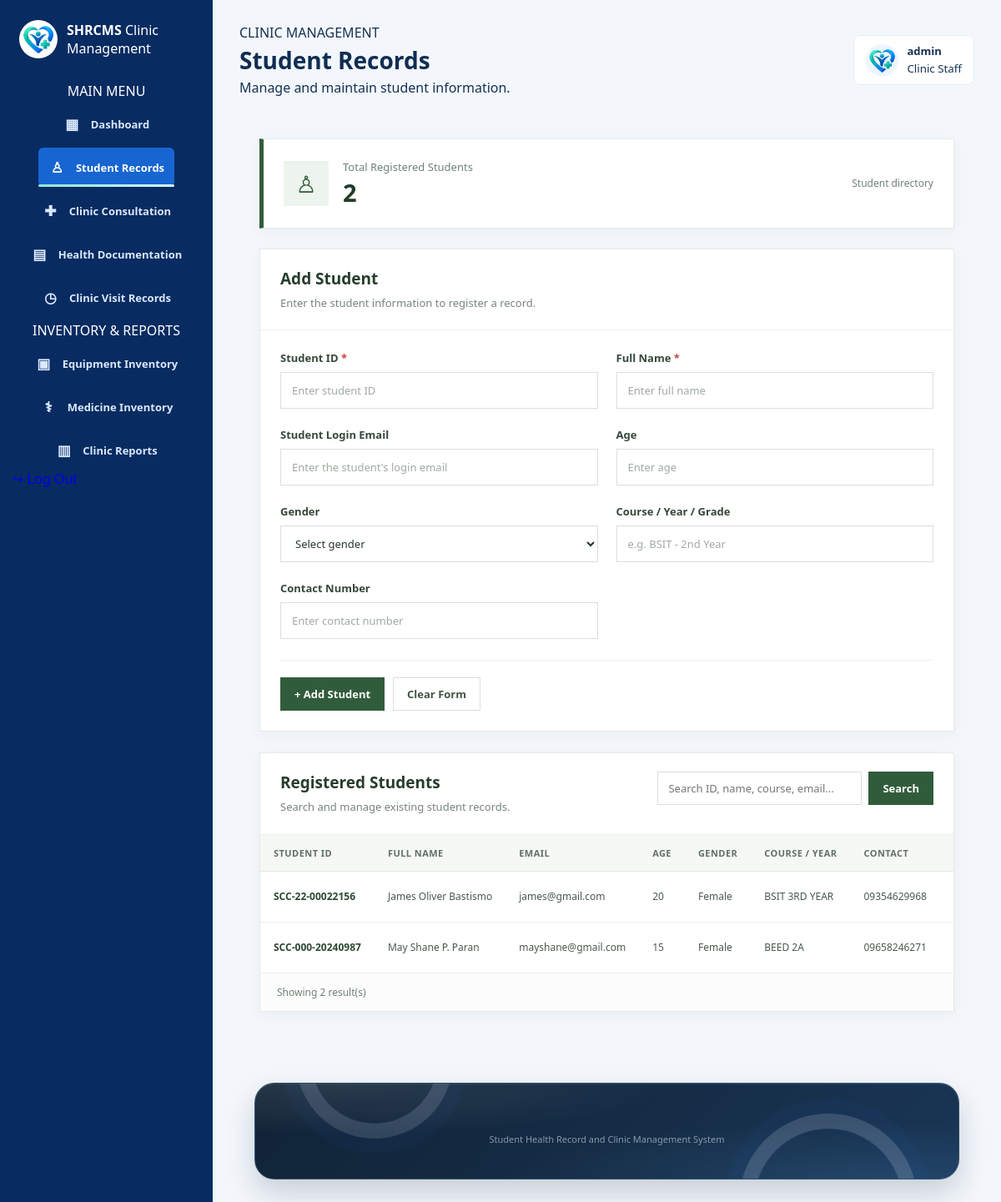
Screenshot of /php/staff/student_records.php (signed in) with the database file from the repository.
### tables this page shows
CREATE TABLE `students` (
  `id` int(11) NOT NULL,
  `student_id_no` varchar(50) NOT NULL,
  `fullname` varchar(100) NOT NULL,
  `age` int(11) DEFAULT NULL,
  `gender` varchar(20) DEFAULT NULL,
  `course_year` varchar(50) DEFAULT NULL,
  `contact` varchar(20) DEFAULT NULL,
  `created_at` timestamp NOT NULL DEFAULT current_timestamp(),
  `user_id` int(11) DEFAULT NULL,
  `email` varchar(100) DEFAULT NULL
);

### php/staff/student_records.php (the view, shortened to what this page needs)
<?php
require_once __DIR__ . '/../db.php';
$conn->set_charset('utf8mb4');
$username = $_SESSION['admin_username'] ?? 'Clinic Staff';
function e($value): string
{
    return htmlspecialchars(
        (string)($value ?? ''),
        ENT_QUOTES,
        'UTF-8'
    );
}
$search = trim((string)($_GET['search'] ?? ''));
$editingStudent = null;
$sql = 'SELECT id, student_id_no, fullname, age, gender,
               course_year, contact, email, created_at
        FROM students';
if ($search !== '') {
    $sql .= ' WHERE student_id_no LIKE ?
              OR fullname LIKE ?
              OR course_year LIKE ?
              OR contact LIKE ?
              OR email LIKE ?';
    $term = '%' . $search . '%';
    $stmt = $conn->prepare($sql . ' ORDER BY fullname ASC');
    $stmt->bind_param(
        'sssss',
        $term,
        $term,
        $term,
        $term,
        $term
    );
} else {
    $stmt = $conn->prepare($sql . ' ORDER BY fullname ASC');
}
$stmt->execute();
$students = $stmt->get_result();
$countResult = $conn->query(
    'SELECT COUNT(*) AS total FROM students'
);
$totalStudents = (int)($countResult->fetch_assoc()['total'] ?? 0);
?>
<!DOCTYPE html>
<html lang="en">
<head>
    <link rel="stylesheet" href="../../css/style.css">
    <link rel="stylesheet" href="../../css/staff-dashboard.css">
    <link rel="stylesheet" href="../../css/student-records.css">
</head>
<body class="staff-dashboard-body">
<aside class="staff-sidebar">
    <div class="staff-brand">
        <img src="../../image/logo2.png" alt="SHRCMS Logo">
        <div>
            <strong>SHRCMS</strong>
            <span>Clinic Management</span>
        </div>
    </div>
    <nav class="staff-nav">
        <p class="staff-nav-label">MAIN MENU</p>
        <a href="staff_dashboard.php"><span>▦</span> Dashboard</a>
        <a href="student_records.php" class="active"><span>♙</span> Student Records</a>
        <a href="clinic_consultation.php"><span>✚</span> Clinic Consultation</a>
        <a href="health_documentation.php"><span>▤</span> Health Documentation</a>
        <a href="clinic_visit_records.php"><span>◷</span> Clinic Visit Records</a>
        <p class="staff-nav-label">INVENTORY &amp; REPORTS</p>
        <a href="equipment_inventory.php"><span>▣</span> Equipment Inventory</a>
        <a href="medicine_inventory.php"><span>⚕</span> Medicine Inventory</a>
        <a href="clinic_reports.php"><span>▥</span> Clinic Reports</a>
    </nav>
    <a href="../logout.php" class="staff-logout"
       onclick="return confirm('Are you sure you want to log out?');">
    </a>
</aside>
<main class="staff-main">
    <header class="staff-header">
        <div>
            <p class="staff-eyebrow">CLINIC MANAGEMENT</p>
            <h1>Student Records</h1>
            <p class="staff-header-subtitle">
                Manage and maintain student information.
            </p>
        </div>
        <div class="staff-user">
            <img src="../../image/logo2.png" alt="Staff profile">
            <div>
                <strong><?= e($username) ?></strong>
                <small>Clinic Staff</small>
            </div>
        </div>
    </header>
    <section class="student-records-content">
        <div class="sr-summary">
            <div>
                <span class="sr-summary-icon">♙</span>
                <div>
                    <p>Total Registered Students</p>
                    <h2><?= number_format($totalStudents) ?></h2>
                </div>
            </div>
            <span class="sr-summary-note">Student directory</span>
        </div>
        <section class="sr-panel" id="student-form">
            <div class="sr-panel-heading">
                <div>
                    <h2><?= $editingStudent ? 'Edit Student' : 'Add Student' ?></h2>
                    <p>
                        <?= $editingStudent
                            ? 'Update the student information below.'
                            : 'Enter the student information to register a record.' ?>
                    </p>
                </div>
            </div>
            <form method="POST" action="student_records.php" class="sr-form">
                <div class="sr-form-grid">
                    <div class="sr-field">
                        <label for="student_id_no">Student ID <span>*</span></label>
                        <input type="text" id="student_id_no"
                               name="student_id_no" maxlength="50" required
                               value="<?= e($editingStudent['student_id_no'] ?? '') ?>"
                               placeholder="Enter student ID">
                    </div>
                    <div class="sr-field">
                        <label for="fullname">Full Name <span>*</span></label>
                        <input type="text" id="fullname" name="fullname"
                               maxlength="100" required
                               value="<?= e($editingStudent['fullname'] ?? '') ?>"
                               placeholder="Enter full name">
                    </div>
                    <div class="sr-field">
                        <label for="email">Student Login Email</label>
                        <input type="email" id="email" name="email"
                               maxlength="100"
                               value="<?= e($editingStudent['email'] ?? '') ?>"
                               placeholder="Enter the student's login email">
                    </div>
                    <div class="sr-field">
                        <label for="age">Age</label>
                        <input type="number" id="age" name="age"
                               min="1" max="120"
                               value="<?= e($editingStudent['age'] ?? '') ?>"
                               placeholder="Enter age">
                    </div>
                    <div class="sr-field">
                        <label for="gender">Gender</label>
                        <select id="gender" name="gender">
                            <option value="">Select gender</option>
                        </select>
                    </div>
                    <div class="sr-field">
                        <label for="course_year">Course / Year / Grade</label>
                        <input type="text" id="course_year" name="course_year"
                               maxlength="50"
                               value="<?= e($editingStudent['course_year'] ?? '') ?>"
                               placeholder="e.g. BSIT - 2nd Year">
                    </div>
                    <div class="sr-field">
                        <label for="contact">Contact Number</label>
                        <input type="text" id="contact" name="contact"
                               maxlength="20"
                               value="<?= e($editingStudent['contact'] ?? '') ?>"
                               placeholder="Enter contact number">
                    </div>
                </div>
                <div class="sr-form-actions">
                    <button type="submit" class="sr-button sr-button-primary">
                        <?= $editingStudent ? 'Save Changes' : '+ Add Student' ?>
                    </button>
                    <?php if (!$editingStudent): ?>
                        <button type="reset" class="sr-button sr-button-light">
                            Clear Form
                        </button>
                    <?php endif; ?>
                </div>
            </form>
        </section>
        <section class="sr-panel sr-list-panel">
            <div class="sr-panel-heading sr-list-heading">
                <div>
                    <h2>Registered Students</h2>
                    <p>Search and manage existing student records.</p>
                </div>
                <form class="sr-search" method="GET"
                      action="student_records.php">
                    <input type="search" name="search"
                           value="<?= e($search) ?>"
                           placeholder="Search ID, name, course, email..."
                           aria-label="Search students">
                    <button class="sr-button sr-button-primary" type="submit">
                        Search
                    </button>
                </form>
            </div>
            <div class="sr-table-wrap">
                <table class="sr-table">
                    <thead>
                        <tr>
                            <th>Student ID</th>
                            <th>Full Name</th>
                            <th>Email</th>
                            <th>Age</th>
                            <th>Gender</th>
                            <th>Course / Year</th>
                            <th>Contact</th>
                            <th>Registered</th>
                        </tr>
                    </thead>
                    <tbody>
                    <?php if ($students->num_rows > 0): ?>
                        <?php while ($student = $students->fetch_assoc()): ?>
                            <tr>
                                <td>
                                    <strong><?= e($student['student_id_no']) ?></strong>
                                </td>
                                <td><?= e($student['fullname']) ?></td>
                                <td><?= e($student['email'] ?: 'Not set') ?></td>
                                <td>
                                    <?= $student['age'] !== null
                                        ? e($student['age'])
                                        : '—' ?>
                                </td>
                                <td><?= e($student['gender'] ?: '—') ?></td>
                                <td><?= e($student['course_year'] ?: '—') ?></td>
                                <td><?= e($student['contact'] ?: '—') ?></td>
                                <td>
                                </td>
                            </tr>
                        <?php endwhile; ?>
                    <?php endif; ?>
                    </tbody>
                </table>
            </div>
            <div class="sr-table-footer">
                Showing <?= number_format($students->num_rows) ?> result(s)
            </div>
        </section>
    </section>
    <footer class="staff-footer">
        Student Health Record and Clinic Management System
    </footer>
</main>
</body>
</html>

### css/style.css (style rules this page uses)
:root { --emerald-900: #081b2d; --emerald-800: #102f4f; --emerald-700: #1b4b87; --emerald-600: #2d6fe8; --emerald-500: #66b2ff; --emerald-100: #edf7ff; --emerald-50: #f7fbff; --tea-100: #dfeeff; --mint-100: #d9eeff; --white: #ffffff; --soft: #eef7ff; --text: #213f67; --muted: #5c7390; --shadow: 0 28px 70px rgba(7, 18, 32, 0.18); }
* { margin: 0; padding: 0; box-sizing: border-box; }
html { scroll-behavior: smooth; }
body { font-family: Arial, Helvetica, sans-serif; background: radial-gradient(ellipse at top left, rgba(120, 185, 255, 0.24), transparent 24%), radial-gradient(ellipse at bottom right, rgba(64, 140, 255, 0.18), transparent 28%), linear-gradient(180deg, #edf5ff 0%, #dfeeff 22%, #edf5ff 100%); color: var(--emerald-900); }
img { max-width: 100%; display: block; }
a { text-decoration: none; }
nav { display: flex; align-items: center; gap: 34px; }
nav a { position: relative; text-decoration: none; color: rgba(240, 255, 252, 0.82); font-size: 13px; font-weight: 700; padding: 10px 0; transition: color 0.2s ease; }
nav a:hover, nav a.active { color: #8DE8D4; }
nav a.active::after { content: ""; position: absolute; left: 0; bottom: 0; width: 100%; height: 3px; background: linear-gradient(90deg, #8DE8D4, #D8FFF5); border-radius: 10px; }
footer { width: min(1200px, calc(100% - 36px)); margin: 36px auto 18px; padding: 28px 24px; display: flex; align-items: center; justify-content: center; min-height: 116px; position: relative; isolation: isolate; overflow: hidden; background: radial-gradient(ellipse at 12% 0%, rgba(255, 255, 255, 0.1), transparent 38%), radial-gradient(ellipse at 88% 100%, rgba(108, 194, 255, 0.12), transparent 42%), linear-gradient(135deg, rgba(7, 26, 45, 0.96), rgba(16, 45, 79, 0.96)); color: var(--white); border: 1px solid rgba(157, 198, 255, 0.2); border-radius: 24px; box-shadow: 0 16px 34px rgba(7, 26, 45, 0.18), inset 0 1px 0 rgba(255, 255, 255, 0.08); }
footer::before, footer::after { content: ""; position: absolute; z-index: -1; width: 150px; aspect-ratio: 1; border: 1px solid rgba(44, 106, 204, 0.14); border-radius: 50%; pointer-events: none; }
footer::before { top: -104px; left: 8%; box-shadow: 0 0 0 18px rgba(255, 255, 255, 0.13), 0 0 0 36px rgba(44, 106, 204, 0.05); }
footer::after { right: 8%; bottom: -118px; width: 176px; box-shadow: 0 0 0 18px rgba(255, 255, 255, 0.15), 0 0 0 36px rgba(44, 106, 204, 0.06); }
* { box-sizing: border-box; margin: 0; padding: 0; font-family: 'Segoe UI', Tahoma, Geneva, Verdana, sans-serif; }

### css/staff-dashboard.css (style rules this page uses)
.staff-dashboard-body { margin: 0; min-height: 100vh; display: flex; background: #f3f7fc; color: #163153; font-family: Arial, Helvetica, sans-serif; }
.staff-sidebar { width: 255px; min-width: 255px; min-height: 100vh; background: #082b61; color: #fff; display: flex; flex-direction: column; padding: 24px 15px; }
.staff-brand { display: flex; align-items: center; gap: 11px; padding: 0 8px 28px; color: #fff; }
.staff-brand img { width: 46px; height: 46px; object-fit: contain; background: #fff; border-radius: 50%; }
.staff-nav { display: flex; flex-direction: column; gap: 5px; }
.staff-nav a { display: flex; align-items: center; gap: 12px; color: #d9e8fc; padding: 12px; border-radius: 6px; font-size: 13px; transition: 0.2s ease; }
.staff-nav a span { width: 21px; text-align: center; font-size: 17px; }
.staff-nav a:hover, .staff-nav a.active { background: #1765d1; color: #fff; }
.staff-main { flex: 1; min-width: 0; padding: 28px 32px; }
.staff-header { display: flex; align-items: center; justify-content: space-between; gap: 20px; margin-bottom: 26px; }
.staff-header h1 { font-size: 28px; margin: 3px 0; color: #102d52; }
.staff-user { display: flex; align-items: center; gap: 10px; background: #fff; padding: 9px 14px; border: 1px solid #e3ebf5; border-radius: 8px; }
.staff-user img { width: 39px; height: 39px; border-radius: 50%; object-fit: contain; background: #edf5ff; }
.staff-user strong, .staff-user span { display: block; }
.staff-user strong { font-size: 13px; }
.staff-footer { padding: 28px 0 8px; text-align: center; color: #8a99ad; font-size: 11px; }

### rows the page displays
students: student_id_no "SCC-22-00022156", fullname "James Oliver Bastismo", email "james@gmail.com", age "20", gender "Female", course_year "BSIT 3RD YEAR", contact "09354629968"
students: student_id_no "SCC-000-20240987", fullname "May Shane P. Paran", email "mayshane@gmail.com", age "15", gender "Female", course_year "BEED 2A", contact "09658246271"

### other values shown
$username "admin"
$totalStudents "2"
$students->num_rows "2"
